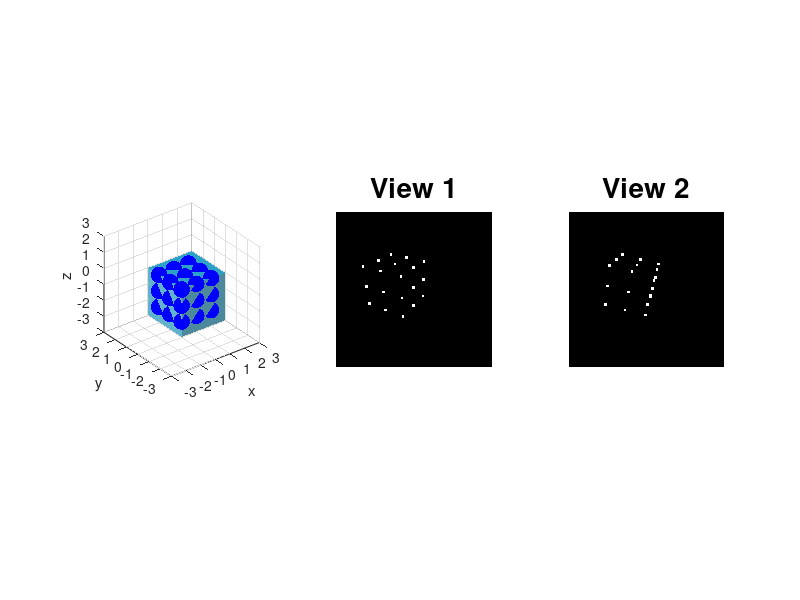

Here is the MATLAB script that generated this plot:
clear all; close all; clc;
%% Definitions
%rng(1);
L = 300;
I1 = zeros(L,L);

f=L;
u0 = L/2;
v0 = L/2;

K = [f 0 u0;    
    0 f v0;
    0 0 1];

DEG_TO_RAD = pi/180;

%% World Coordinates
% we need to select 8 points since min 8 points is needed to estimate the
% essential matrix E
P_W=[0	2	0	1;
    0	1	0	1;
    0	0	0	1;
    0	2	-1	1;
    0	1	-1	1;
    0	0	-1	1;
    0	2	-2	1;
    0	1	-2	1;
    0	0	-2	1;
    1	0	0	1;
    2	0	0	1;
    1	0	-1	1;
    2	0	-1	1;
    1	0	-2	1;
    2	0	-2	1;
    1	1	0	1;
    2	1	0	1;
    1	2	0	1;
    2	2	0	1
    ];

P_W = P_W';
NPTS = size(P_W,2); %Number of points

%% Visualization
figure;
subplot(1,3,1)
wally = meshgrid(0:0.1:3); 
wallz = meshgrid(-3:0.1:0); 
wallx = 0*ones(size(wallz,1));
surf(wallx, wally, wallz','FaceColor',(1/255)*[97 178 205],'EdgeColor','none') 
hold on
wallx = meshgrid(0:0.1:3); 
wallz = meshgrid(-3:0.1:0); 
wally = 0*ones(size(wallz,1)); 
surf(wallx, wally, wallz','FaceColor',(1/255)*[77 137 157],'EdgeColor','none') 
wallx = meshgrid(0:0.1:3); 
wally = meshgrid(0:0.1:3); 
wallz = zeros(size(wally,1)); % Generate z data
surf(wallx, wally', wallz,'FaceColor',(1/255)*[45 162 200],'EdgeColor','none') 
plot3(P_W(1,:),P_W(2,:),P_W(3,:),'b.','MarkerSize',36);
axis equal;
grid on
axis vis3d;
axis([-3 3 -3 3 -3 3])
grid on
xlabel('x')
ylabel('y')
zlabel('z')

%% Camera Transformation for View 1
ax = 120 * DEG_TO_RAD;
ay = 0 *DEG_TO_RAD;
az = 60 * DEG_TO_RAD;

Rx = [1 0 0;
      0 cos(ax) -sin(ax);
      0 sin(ax) cos(ax)];
Ry = [cos(ay)  0  sin(ay);
           0   1     0;
      -sin(ay) 0  cos(ay)];
Rz = [cos(az) -sin(az) 0;
      sin(az) cos(az)  0;
      0          0     1];
  
Rc1 = Rx*Ry*Rz;
Tc1 = [0;0;5];
M = [Rc1 Tc1];

p1 = K*(M * P_W);
noise1 = 4*rand(3,NPTS)-2;
noise1(3,:)=1;
p1 = p1 + noise1;

u1(1,:) = p1(1,:) ./ p1(3,:);
u1(2,:) = p1(2,:) ./ p1(3,:);
u1(3,:) = p1(3,:) ./ p1(3,:);

for i=1:length(u1)
    x = round(u1(1,i)); y=round(u1(2,i));
    I1(y-2:y+2, x-2:x+2) = 255;
end

subplot(1,3,2), imshow(I1, []), title('View 1', 'FontSize',20);

%% Camera Transformation for View 2
ax = 0 * DEG_TO_RAD;
ay = -25 *DEG_TO_RAD;
az = 0 * DEG_TO_RAD;

Rx = [1 0 0;
      0 cos(ax) -sin(ax);
      0 sin(ax) cos(ax)];
Ry = [cos(ay)  0  sin(ay);
           0   1     0;
      -sin(ay) 0  cos(ay)];
Rz = [cos(az) -sin(az) 0;
      sin(az) cos(az)  0;
      0          0     1];

Rc2c1 = Rx*Ry*Rz;
TrueR = Rc2c1;
Tc2c1 = [3;0;1];
TrueT = Tc2c1;
Hc1 = [Rc1 Tc1; 0 0 0 1];
Hc2c1 = [Rc2c1 Tc2c1; 0 0 0 1];
Hc2 = Hc2c1*Hc1;

Rc2 = Hc2(1:3,1:3);
Tc2 = Hc2(1:3,4);

M = [Rc2 Tc2];

I2 = zeros(L,L);
p2 = K*(M*P_W);

noise2 = 4*rand(3,NPTS)-2;
noise2(3,:)=1;
p2 = p2 + noise2;

u2(1,:) = p2(1,:) ./ p2(3,:);
u2(2,:) = p2(2,:) ./ p2(3,:);
u2(3,:) = p2(3,:) ./ p2(3,:);
yxy=[];xyx =[];
for i=1:length(u2)
    x = round(u2(1,i)); y=round(u2(2,i));
    yxy=[yxy; y];xyx =[xyx; x];
    I2(y-2:y+2, x-2:x+2) = 255;
end

subplot(1,3,3), imshow(I2, []), title('View 2', 'FontSize',20);

t = Tc2c1;
T_skew = [0 -t(3) t(2); t(3) 0 -t(1); -t(2) t(1) 0];
Etrue = T_skew*Rc2c1;

%% Displaying the information
disp('u1: Pixel coordinates in view 1')
u1info = ['Size of u1 is ' num2str(size(u1,1)) 'x' num2str(size(u1,2))];
disp(u1info)
disp('u2: Pixel coordinates in view 2')
u2info = ['Size of u2 is ' num2str(size(u2,1)) 'x' num2str(size(u2,2))];
disp(u2info)
disp('-------------')
%% Lab#8 Assignment starts here.
%% Transform pixel coordinates and construct X matrix using Equations 1 and 2

XX = [];
p11 = []; p22 = [];
for ii = [1,6,7,9,14,16,17,10]
   pp1 = K\u1(:,ii);
   pp2 = K\u2(:,ii);
   
   % Create a matrix for the normalized image coordinates. Points from here
   % will be used to find the epipoles and epipolar lines and also verify
   % them.
   p11 = [p11; pp1']; p22 = [p22; pp2'];
   aa = [pp1(1)*pp2; pp1(2)*pp2; pp1(3)*pp2];
   XX = [XX; aa'];
end

%% Estimate E, cure it and check for Essential Matrix Characterization 

[U,S,V] = svd(XX'*XX);

E = V(:,end);

E = [E(1:3) E(4:6) E(7:9)];

[U_,S_,V_] = svd(E);

S_(1,1) = 1; S_(2,2) = 1; S_(3,3) = 0;

E_est = U_*S_*V_;

SO3_U_ = det(U_);
SO3_V_ = det(V_);

%% Find epipoles and epipolar lines

e1 = null(E_est);
e2 = null(E_est');

L1 = E_est'*p22(1,:)';
L2 = E_est*p11(1,:)';

%% Verify epipoles and epipolar lines

verify_epipole1 = L1'*e1;
verify_point1 = L1'*p11(1,:)';
verify_epipole2 = L2'*e2;
verify_point2 = L2'*p22(1,:)';

%% Recover the rotation and the translation

ar = pi/2; 
Rz1 = [0 -1 0;
       1  0 0;
       0  0 1];

Rz2 = [0  1 0;
       -1 0 0;
       0  0 1];
  
T1_1 = U_*Rz1*S_*U_';
R1 = U_*Rz1'*V_';

T2_2 = U_*Rz2*S_*U_';
R2 = U_*Rz2'*V_';

T1 = [T1_1(3,2); T1_1(1,3); T1_1(2,1)];
T2 = [T2_2(3,2); T2_2(1,3); T2_2(2,1)];

%% Compare your results with ground truth
disp('True E =')
disp(Etrue)
disp('Estimated E = ')
disp(E_est)
disp('-------------')
disp('-------------')

% R should be exactly similar, but one of them only since the other means
% the case when the camera is behind the view
disp('True R =')
disp(TrueR)
disp('Estimated R1 & R2 :')
disp('R1_est = ')
disp(R1)
disp('-------------')
disp('R2_est = ')
disp(R2)
disp('-------------')
disp('-------------')

% T should be scaled version of True T, since we cannot find a unique T and
% it is always up to scale
disp('True T =')
disp(TrueT)
disp('Estimated T1 & T2 :')
disp('T1_est = ')
disp(T1)
disp('-------------')
disp('T2_est = ')
disp(T2)
disp('-------------')